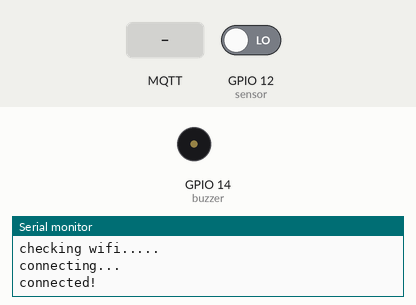
This sketch was run on a simulated ESP32. Parts: buzzer (waves = sounding), the last lines printed to the serial monitor. The inputs (shaded band) are chosen by the test bench; at power-on: GPIO 12 (sensor) LOW. WiFi joins after 1.5 s; servers stay silent unless stated; no MQTT or app messages arrive unless stated.

Above: at 3.2 s.
3.3 s: MQTT message "1" arrives on the first subscribed topic
At 3.42 s:
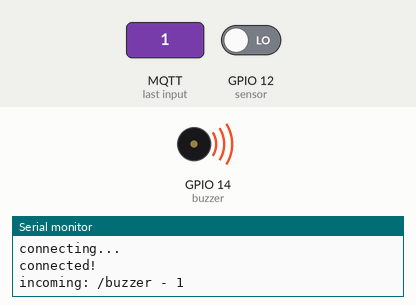
5.0 s: MQTT message "on" arrives on the first subscribed topic
At 5.9 s:
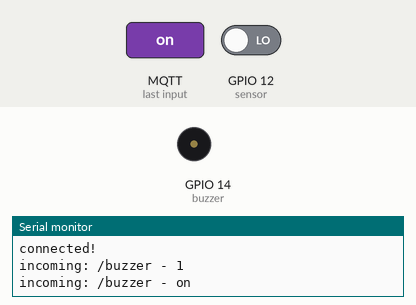
6.5 s: MQTT message "off" arrives on the first subscribed topic
At 6.63 s:
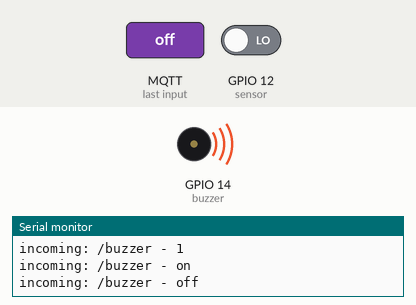
Timing chart, 0 to 9.5 s (numbered marks = the images above; inputs shaded):
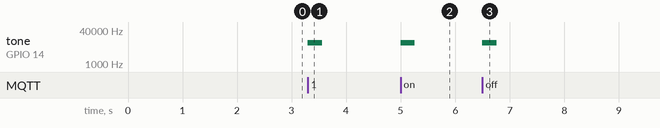

Measured:
- after the input at 3.3 s, tone on GPIO 14 (buzzer): silent → 10000 Hz at once, → silent 0.26 s later
- after the input at 5.0 s, tone on GPIO 14 (buzzer): silent → 10000 Hz at once, → silent 0.26 s later
- after the input at 6.5 s, tone on GPIO 14 (buzzer): silent → 10000 Hz at once, → silent 0.26 s later

The sketch:

MovementSensing.ino
```cpp
/* This example shows how to use MQTT on the main dev boards on the market
 * HOW TO USE:
 * under connect method, add your subscribe channels.
 * under messageReceived (callback method) add actions to be done when a msg is received.
 * to publish, call client.publish(topic,msg)
 * in loop take care of using non-blocking method or it will corrupt.
 *
 * Alberto Perro - Officine Innesto 2019
 */

//#define BROKER_IP    "192.168.1.2"
#define BROKER_IP    "10.58.20.229"
#define DEV_NAME     "device_random_name"
#define MQTT_USER    "PedroFilipe"
#define MQTT_PW      "tese123"

//const char ssid[] = "NOS-BEC6";
//const char pass[] = "ELR9UNTM";

const char ssid[] = "LoRa_Lab_WiFi";
const char pass[] = "iscteloralab#1";

const int sensor = 12;
const int buzzer = 14;

// setting PWM properties
const int freq = 2000;
const int channel = 0;
const int resolution = 8;

int motion = 0;
boolean estadoPorta = false;

#include <MQTT.h>

#ifdef ARDUINO_SAMD_MKRWIFI1010
#include <WiFiNINA.h>
#elif ARDUINO_SAMD_MKR1000
#include <WiFi101.h>
#elif ESP8266
#include <ESP8266WiFi.h>
#elif ESP32
#include <WiFi.h>
#else
#error unknown board
#endif

WiFiClient net;
MQTTClient client;
unsigned long lastMillis = 0;

void connect() {
  Serial.print("checking wifi...");
  while (WiFi.status() != WL_CONNECTED) {
    Serial.print(".");
    delay(1000);
  }

  Serial.print("\nconnecting...");
  while (!client.connect(DEV_NAME, MQTT_USER, MQTT_PW)) {
    Serial.print(".");
    delay(1000);
  }
  Serial.println("\nconnected!");
  //client.subscribe("/motion"); //SUBSCRIBE TO TOPIC /motion
  client.subscribe("/buzzer"); //SUBSCRIBE TO TOPIC /buzzer
  client.publish("/motion", "Fechada!");
}

void messageReceived(String &topic, String &payload) {
  Serial.println("incoming: " + topic + " - " + payload);
  for (int i = 0; i<= 255; i = i + 1){
    ledcWriteTone(channel, 10000);
    delay(1);
  }
  ledcWriteTone(channel, 0);
  //ledcWriteTone(channel, 10000);
}

void setup() {
  Serial.begin(115200);
  WiFi.begin(ssid, pass);

  pinMode(sensor, INPUT);

  // configure LED PWM functionalitites
  ledcSetup(channel, freq, resolution);

  // attach the channel to the GPIO to be controlled
  ledcAttachPin(buzzer, channel);

  client.begin(BROKER_IP, 1883, net);
  client.onMessage(messageReceived);
  connect();
}

void loop() {
  client.loop();
  if (!client.connected()) {
    connect();
  }
  if (millis() - lastMillis > 5000){
    motion = digitalRead(sensor);
    //Serial.println(motion);
    if (motion == 1){
      lastMillis = millis();
      estadoPorta = !estadoPorta;
      if (estadoPorta){
      client.publish("/motion", "Aberta!");
     }else{
      client.publish("/motion", "Fechada!");
      }
    }
  }
}
```
